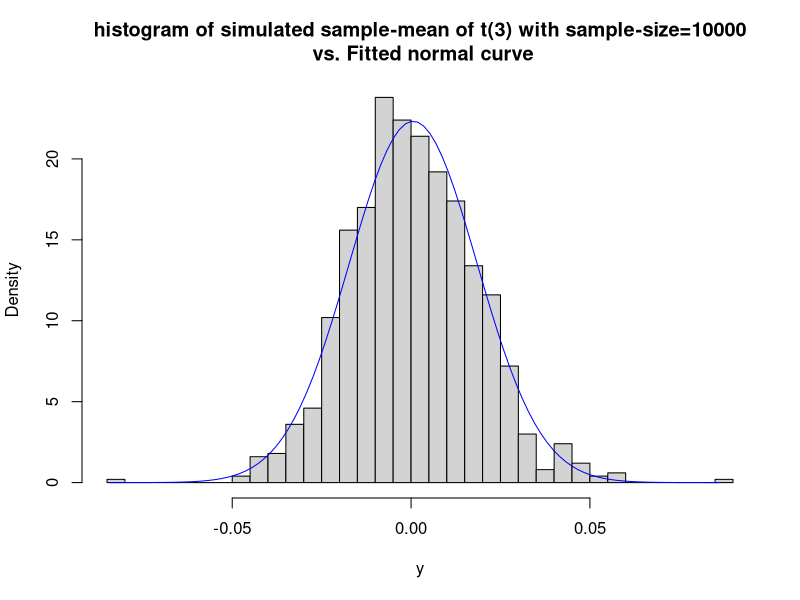

Write the R code that produced this figure.
## Surprising 'Hypothesis Testing' result even when theoretically it should be close to normal
## It is modified from 'Applied Regression and Classificaiton with R' by Xizhi Wu.
set.seed(123)
## Sample means of random sample from t(3) with sample-size=10000
## plot the histogram of the results sample-mean and the fitted normal curve
## 
y=sapply(1:1000, FUN = function(x){mean(rt(10000,3))})
hist(y,breaks=30,probability = T,
     main='histogram of simulated sample-mean of t(3) with sample-size=10000\n vs. Fitted normal curve'
     )
x=seq(min(y),max(y),length.out = 100)
lines(x,dnorm(x,mean=mean(y),sd=sd(y)),col='blue')
## The Shapiro Normality test yields an extremely small p-value
## suggests that the Null hypothesis should be rejected at any level >7.32e-5
shapiro.test(y)
###https://gist.github.com/fenghaolin/9a7b0cb5c1e9c0e5073a508bb4b0da47
